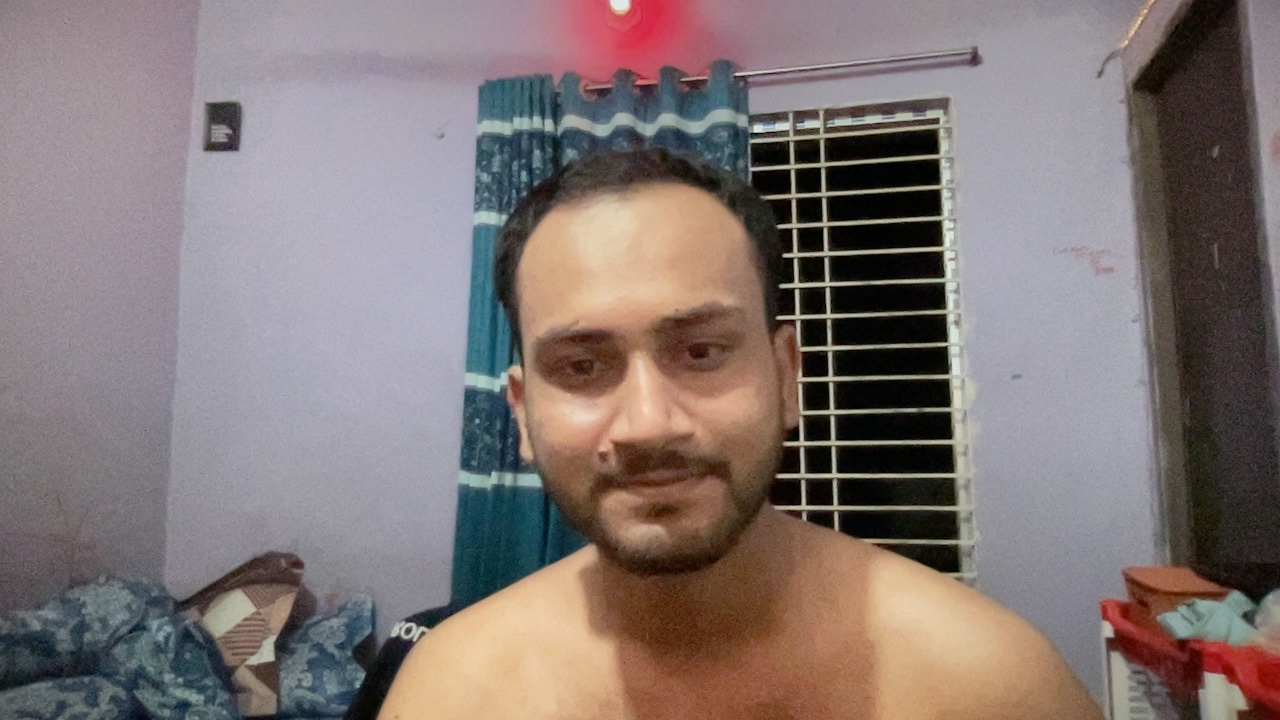
#> input picture apps/api/storage/uploads/222-22-2222/down/down_1.jpg, 1280 x 720 px
$ python -i image_validation.py   (imports and definitions only)   (older library calls are emulated)
#> lines starting #> are read from the running program, lines starting #| are printed output that depends on the picture
import logging
from dataclasses import dataclass
from typing import Any, Literal

import cv2
import numpy as np


EyesVisibleStatus = Literal["passed", "failed", "not_yet_implemented"]


@dataclass(frozen=True)
class ImageValidationConfig:
    min_blur_variance: float = 45.0
    min_brightness: float = 70.0
    max_brightness: float = 200.0
    min_width: int = 224
    min_height: int = 224
    min_face_size: int = 40
    max_center_offset_front: float = 0.28
    max_center_offset_non_front: float = 0.28
    min_face_area_ratio: float = 0.09


_CONFIG = ImageValidationConfig()
_FACE_CASCADE = cv2.CascadeClassifier(
    cv2.data.haarcascades + "haarcascade_frontalface_default.xml"
)
logger = logging.getLogger(__name__)
_STRICT_FACE_DETECTION_ANGLES: set[str] = {"front"}


# [107 lines left out: functions _default_report, _append_reason, _dimensions_from_shape, _finalize_guided_sanity_report, _max_center_offset_for_angle, not called in this run]


def _reason_code(reason: str) -> str:
    return reason.split("(", 1)[0].strip()


def extract_image_quality_metadata(
    image_bytes: bytes,
    *,
    config: ImageValidationConfig = _CONFIG,
) -> dict[str, float | None]:
    metadata: dict[str, float | None] = {
        "blur_score": None,
        "brightness": None,
        "face_area_ratio": None,
        "center_offset": None,
        "detection_confidence": None,
    }
    if not image_bytes:
        return metadata

    try:
        image_array = np.frombuffer(image_bytes, dtype=np.uint8)
        image = cv2.imdecode(image_array, cv2.IMREAD_COLOR)
    except cv2.error as exc:
        logger.exception("[image-metadata] OpenCV decode failed size=%s", len(image_bytes))
        return metadata
    except Exception as exc:  # noqa: BLE001
        logger.exception("[image-metadata] decode failed size=%s", len(image_bytes))
        return metadata

    if image is None:
        logger.warning("[image-metadata] decode returned None size=%s", len(image_bytes))
        return metadata

    try:
        gray = cv2.cvtColor(image, cv2.COLOR_BGR2GRAY)
        metadata["blur_score"] = float(cv2.Laplacian(gray, cv2.CV_64F).var())
        metadata["brightness"] = float(gray.mean())
    except cv2.error:
        logger.exception("[image-metadata] OpenCV grayscale conversion failed")
        return metadata

    if _FACE_CASCADE.empty():
        return metadata

    try:
        faces = _FACE_CASCADE.detectMultiScale(
            gray,
            scaleFactor=1.1,
            minNeighbors=5,
            minSize=(config.min_face_size, config.min_face_size),
        )
    except cv2.error:
        logger.exception("[image-metadata] OpenCV face detection failed")
        return metadata
    if len(faces) <= 0:
        metadata["detection_confidence"] = 0.0
        return metadata

    metadata["detection_confidence"] = 1.0
    height, width = image.shape[:2]
    largest_face = max(faces, key=lambda f: int(f[2]) * int(f[3]))
    x, y, w, h = [int(v) for v in largest_face]

    if height > 0 and width > 0:
        metadata["face_area_ratio"] = (float(w) * float(h)) / float(width * height)
        face_center_x = x + (w / 2.0)
        face_center_y = y + (h / 2.0)
        face_center_norm_x = face_center_x / float(width)
        face_center_norm_y = face_center_y / float(height)
        metadata["center_offset"] = float(
            np.hypot(face_center_norm_x - 0.5, face_center_norm_y - 0.5)
        )

    return metadata


# [371 lines left out: functions validate_uploaded_image_integrity, validate_uploaded_image_sanity, validate_uploaded_image, build_validation_summary, not called in this run]

>>> import cv2
>>> picture = cv2.imread('../../storage/uploads/222-22-2222/down/down_1.jpg', cv2.IMREAD_GRAYSCALE)
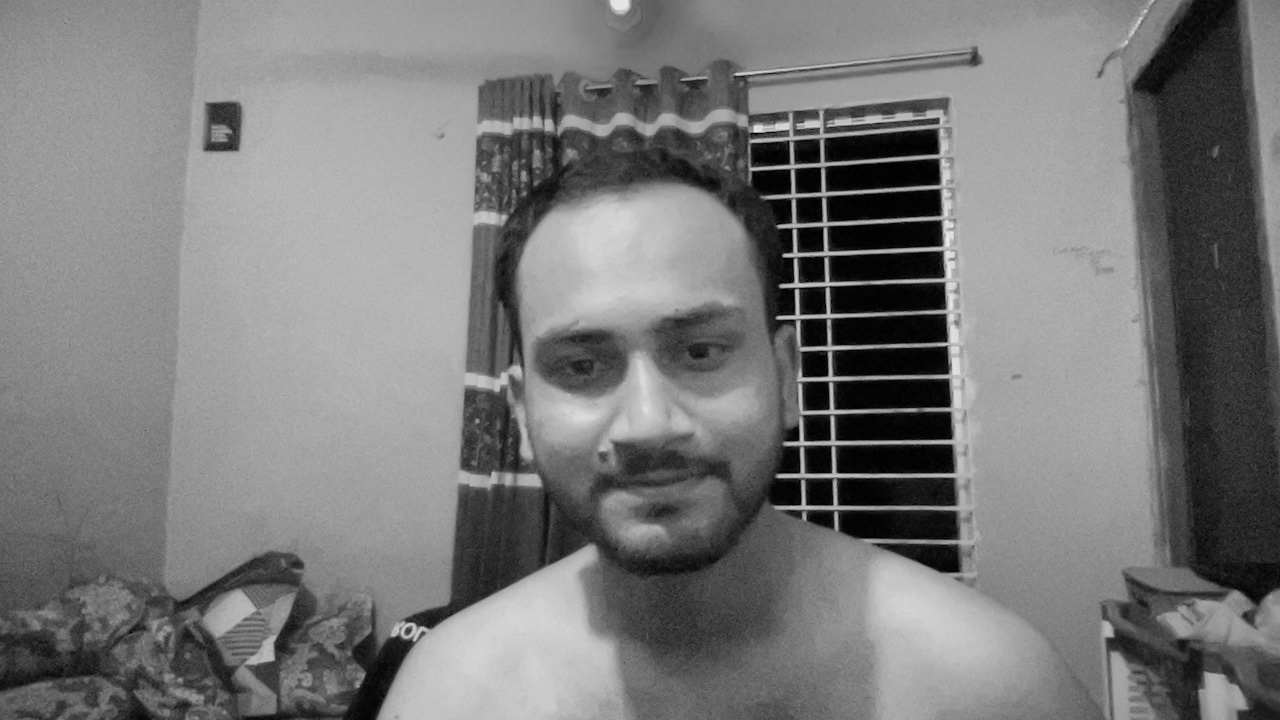
#> picture: shape (720, 1280); min 0, max 237, mean 121.5
#> (the run stopped early here; a loop or call above may not have finished)

$ run again, on apps/api/storage/uploads/222-22-2222/down/down_4.jpg
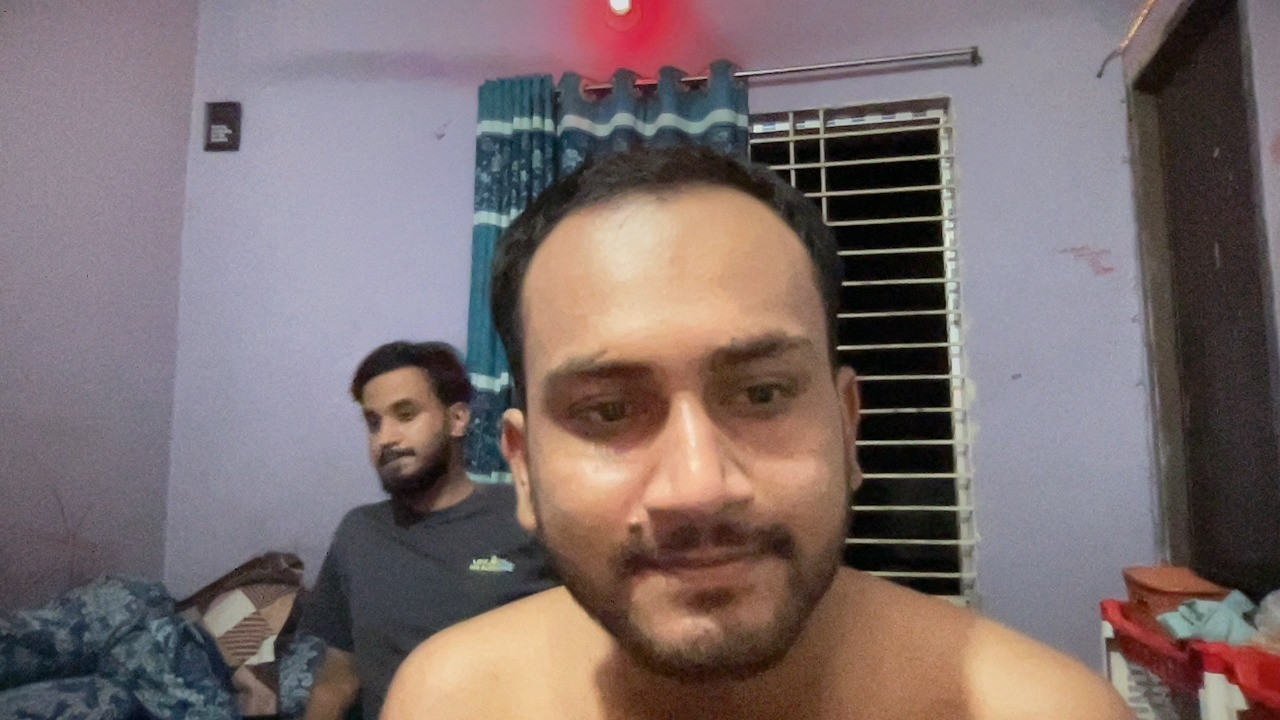
#> input picture apps/api/storage/uploads/222-22-2222/down/down_4.jpg, 1280 x 720 px
#> `picture = cv2.imread('../../storage/uploads/222-22-2222/down/down_1.jp..`:
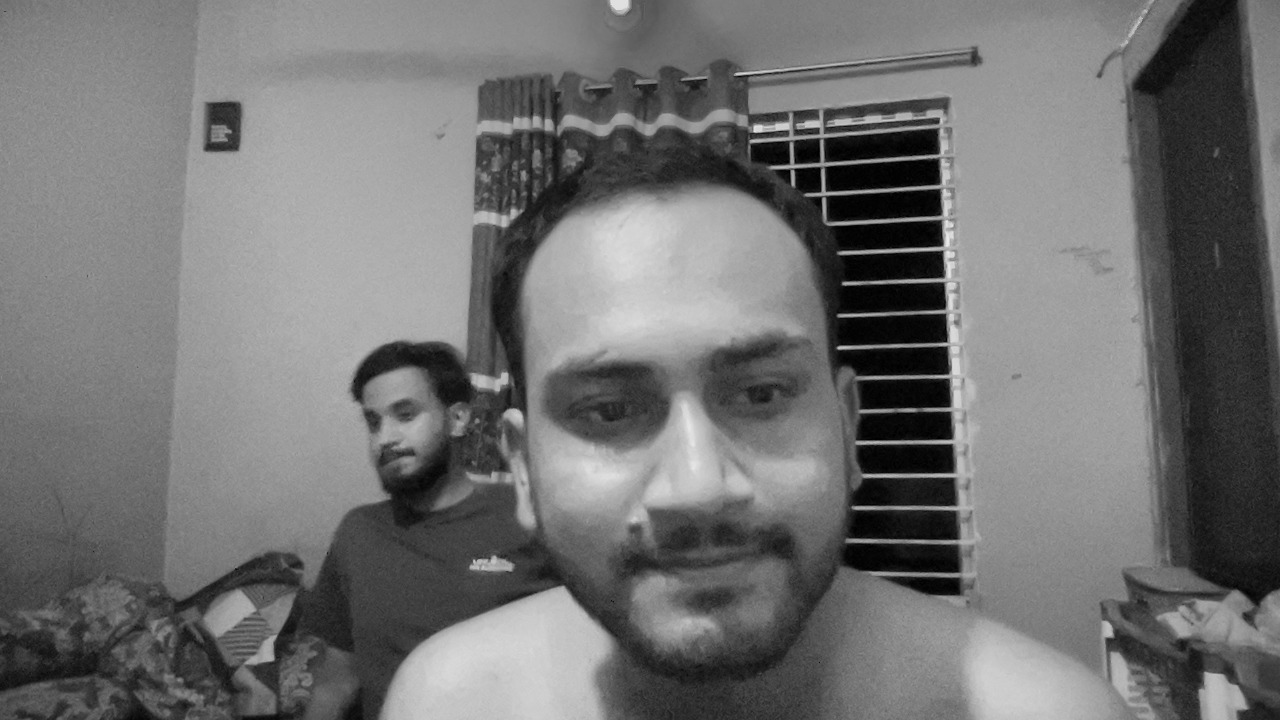
#> picture: shape (720, 1280); min 0, max 236, mean 113.8
